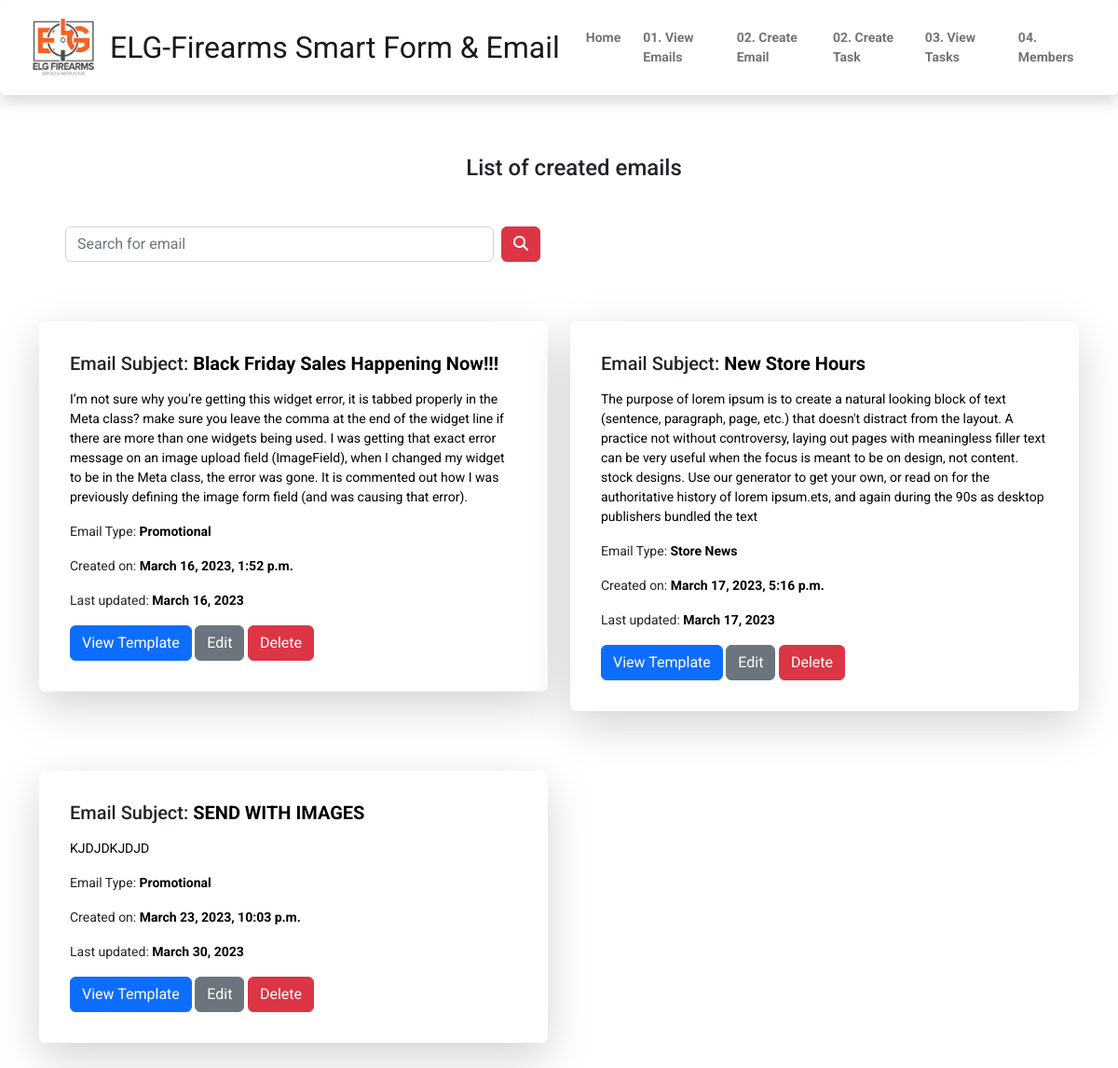
/master/view_emails, run on the app's committed database.
### smart_emailApp/models.py (models this page shows, shortened)
class Emails(models.Model):
    email_type = (
        ('Promotional', 'Promotional'),
        ('Store News', 'Store News'),
        ('Seasonal Sales', 'Seasonal Sales'),
    )
    subject = models.CharField(max_length=100)
    body = models.TextField(max_length=1000)
    emailtype = models.CharField(max_length=50, choices=email_type, null=True)
    product1_image = models.ImageField(upload_to="email_imageAttachment/", null=True, blank=True, default=None)
    product1_name = models.CharField(max_length=60, null=True, blank=True)
    product1_description = models.CharField(max_length=200, null=True, blank=True)
    product1_link = models.URLField(max_length=100, null=True, blank=True)
    product2_image = models.ImageField(upload_to="email_imageAttachment/", null=True, blank=True, default=None)
    product2_name = models.CharField(max_length=60, null=True, blank=True)
    product2_description = models.CharField(max_length=200, null=True, blank=True)
    product2_link = models.URLField(max_length=100, null=True, blank=True)
    product3_image = models.ImageField(upload_to="email_imageAttachment/", null=True, blank=True, default=None)
    product3_name = models.CharField(max_length=60, null=True, blank=True)
    product3_description = models.CharField(max_length=200, null=True, blank=True)
    product3_link = models.URLField(max_length=100, null=True, blank=True)
    product4_image = models.ImageField(upload_to="email_imageAttachment/", null=True, blank=True, default=None)
    product4_name = models.CharField(max_length=60, null=True, blank=True)
    product4_description = models.CharField(max_length=200, null=True, blank=True)
    product4_link = models.URLField(max_length=100, null=True, blank=True)
    created_at = models.DateTimeField(auto_now_add=True)
    updated_at = models.DateField(auto_now=True, null=True, blank=True)

### smart_emailApp/views.py (the view)
# urls.py: path('view_emails', views.email_view, name='view_emails'),
def email_view(request):
    emails = Emails.objects.all()
    context = {
        "emails": emails,
    }
    return render(request, "smartemail/emails.html", context)

### templates/smartemail/emails.html (shortened to what this page needs)
{% extends "nav.html" %}
{% load static %}
{% block navbar %}
    <div class="container">
        <div class="row">
            <h4 class="text-center m-3 mb-3 "> List of created emails</h4>
            <div class="row">
                <div class="col-6 m-3 p-3">
                    <form action="{% url 'search_email' %}" method="GET" class="d-flex mx-2" role="search">
                        <input class="form-control me-2 w-70%" name="search-email" id ="search-email" type="search" placeholder="Search for email" aria-label="Search">
                        <button class="btn btn-danger" type="submit" id="button-search"><i
                                class="fa-solid fa-magnifying-glass"></i>
                        </button>
                    </form>
                </div>
            </div>
            {%  for email in emails %}
                <div class="col-md-6 my-3">
                    <div class="card  border-white shadow-lg p-3 my-3 bg-body rounded">
                        <div class="card-body">
                            <h5 class="mb-3">Email Subject: <span class="card-title text-black fw-bolder ">{{  email.subject }}</span></h5>
                            <p class="card-text text-black">{{ email.body}}</p>
                            <p>Email Type: <span class="card-text text-black fw-bolder">{{ email.emailtype}}</span> </p>
                            <p>Created on: <span class="card-text text-black fw-bolder">{{ email.created_at}}</span> </p>
                            <p>Last updated: <span class="card-text text-black fw-bolder">{{ email.updated_at}}</span> </p>
                            <a href="{% url 'view_template' email.id %}" class="btn btn-primary">View Template</a>
                            <a href="{% url 'edit_email' email.id %}" class="btn btn-secondary">Edit</a>
                            <a href="{% url 'delete_email' email.id %}" class="btn btn-danger">Delete</a>
                        </div>
                    </div>
                </div>
            {% endfor %}
        </div>
    </div>
{% endblock %}

### static/css/base.css (style rules this page uses)
body, .navbar, .dropdown-menu { background-color: white !important; font-family: 'Roboto'; font-size: 14px; }

### data on the page
Emails: subject "Black Friday Sales Happening Now!!!", body "I’m not sure why you’re getting this widget error, it is tabbed properly in the Meta class? make sure you leave the comma at the end of the widget line if there are more than one widgets being used. I was getting that exact error message on an image upload field (ImageField), when I changed my widget to be in the Meta class, the error was gone. It is commented out how I was previously defining the image form field (and was causing that error).", emailtype "Promotional", created_at "March 16, 2023, 1:52 p.m.", updated_at "March 16, 2023"
Emails: subject "New Store Hours", body "The purpose of lorem ipsum is to create a natural looking block of text (sentence, paragraph, page, etc.) that doesn't distract from the layout. A practice not without controversy, laying out pages with meaningless filler text can be very useful when the focus is meant to be on design, not content. stock designs. Use our generator to get your own, or read on for the authoritative history of lorem ipsum.ets, and again during the 90s as desktop publishers bundled the text", emailtype "Store News", created_at "March 17, 2023, 5:16 p.m.", updated_at "March 17, 2023"
Emails: subject "SEND WITH IMAGES", body "KJDJDKJDJD", emailtype "Promotional", created_at "March 23, 2023, 10:03 p.m.", updated_at "March 30, 2023"
